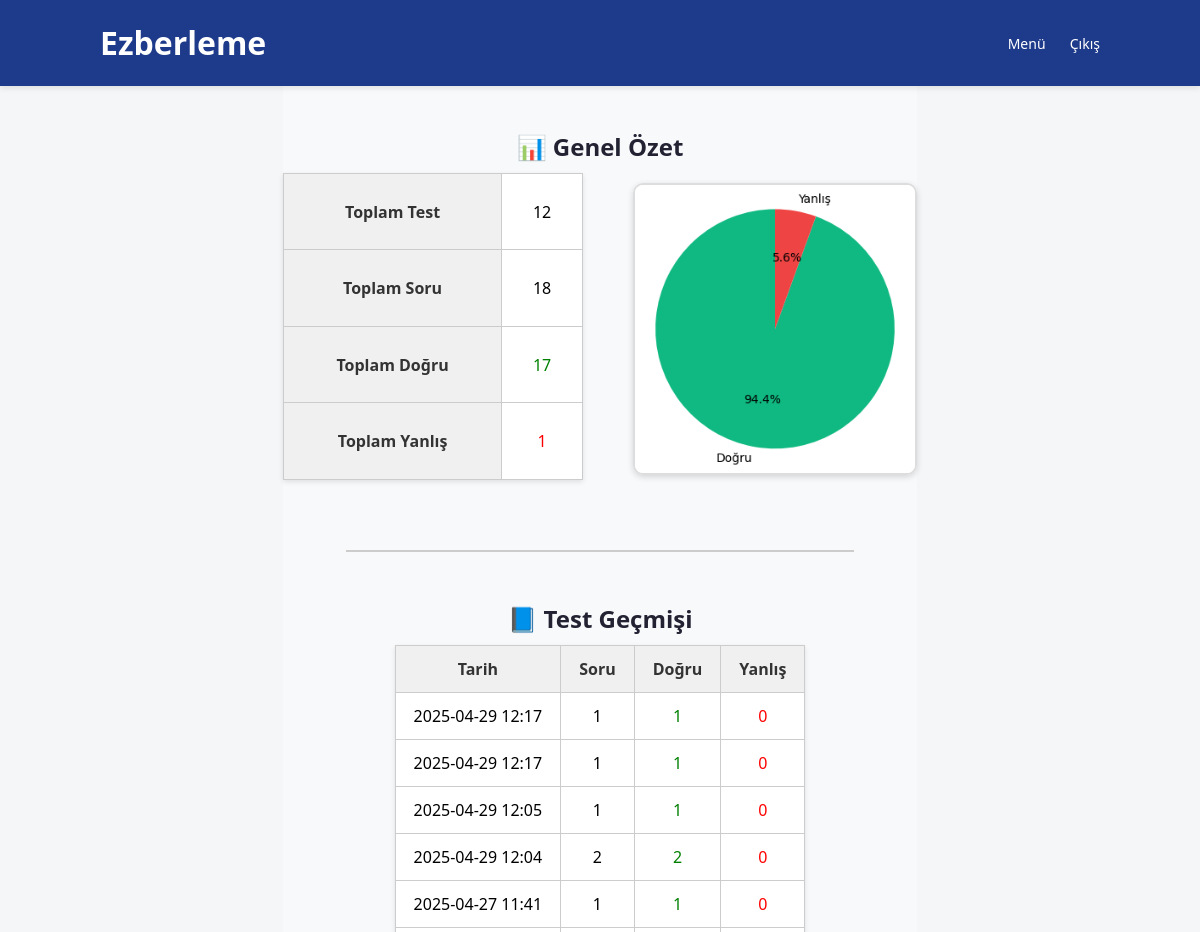
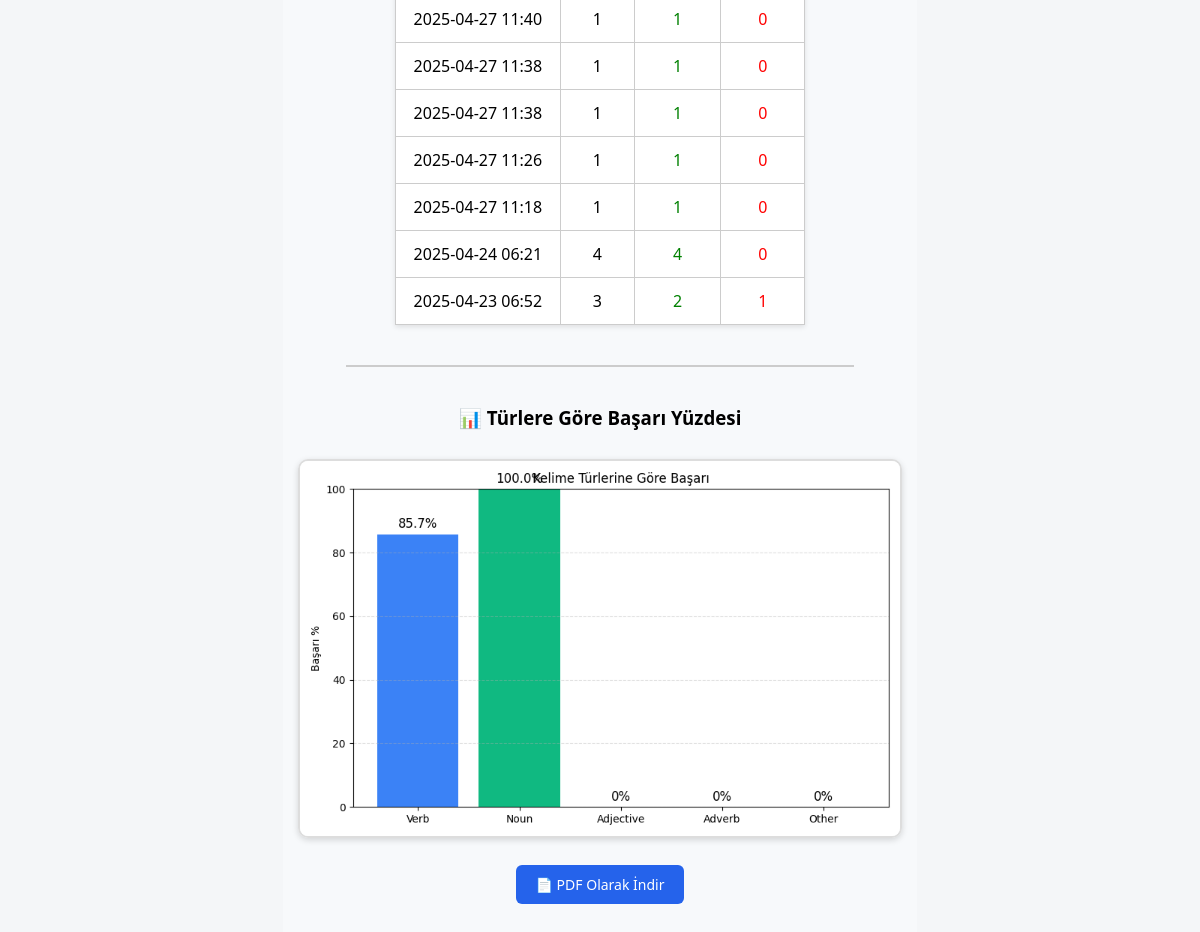
The app's page /analysis/ (signed in) with its own data (2 pictures, top to bottom).
### kelimeler/models.py (models this page shows, shortened)
class ExamResult(models.Model):
    user = models.ForeignKey(User, on_delete=models.CASCADE)
    date_taken = models.DateTimeField(auto_now_add=True)
    total_questions = models.IntegerField()
    verb_total = models.IntegerField(default=0)
    verb_correct = models.IntegerField(default=0)
    noun_total = models.IntegerField(default=0)
    noun_correct = models.IntegerField(default=0)
    adjective_total = models.IntegerField(default=0)
    adjective_correct = models.IntegerField(default=0)
    adverb_total = models.IntegerField(default=0)
    adverb_correct = models.IntegerField(default=0)
    other_total = models.IntegerField(default=0)
    other_correct = models.IntegerField(default=0)
    total_correct = models.IntegerField()
    total_wrong = models.IntegerField()

### kelimeler/views.py (the view)
# urls.py: path('analysis/', views.exam_analysis, name='exam_analysis'),
def exam_analysis(request):
    user_id = request.session.get("user_id")
    if not user_id:
        return redirect('login')
    results = ExamResult.objects.filter(user_id=user_id).order_by('-date_taken')
    totals = results.aggregate(
        total_questions=Sum('total_questions'),
        total_correct=Sum('total_correct'),
        total_wrong=Sum('total_wrong'),
        verb_total=Sum('verb_total'), verb_correct=Sum('verb_correct'),
        noun_total=Sum('noun_total'), noun_correct=Sum('noun_correct'),
        adjective_total=Sum('adjective_total'), adjective_correct=Sum('adjective_correct'),
        adverb_total=Sum('adverb_total'), adverb_correct=Sum('adverb_correct'),
        other_total=Sum('other_total'), other_correct=Sum('other_correct'),
    )
    correct = totals.get('total_correct') or 0
    wrong = totals.get('total_wrong') or 0
    pie_chart_base64 = ""
    if correct + wrong > 0:
        fig1, ax1 = plt.subplots(figsize=(4, 4))
        ax1.pie([correct, wrong], labels=["Doğru", "Yanlış"], colors=["#10B981", "#EF4444"],
                autopct='%1.1f%%', startangle=90)
        ax1.axis('equal')
        buffer1 = BytesIO()
        plt.savefig(buffer1, format='png', bbox_inches='tight')
        plt.close(fig1)
        pie_chart_base64 = base64.b64encode(buffer1.getvalue()).decode('utf-8')
    labels = ["Verb", "Noun", "Adjective", "Adverb", "Other"]
    corrects = [totals.get(f"{l.lower()}_correct") or 0 for l in labels]
    totals_list = [totals.get(f"{l.lower()}_total") or 0 for l in labels]
    percentages = [round((c / t) * 100, 1) if t > 0 else 0 for c, t in zip(corrects, totals_list)]
    fig2, ax2 = plt.subplots(figsize=(8, 5))
    bars = ax2.bar(labels, percentages, color=["#3B82F6", "#10B981", "#8B5CF6", "#F59E0B", "#6B7280"])
    for bar, pct in zip(bars, percentages):
        ax2.text(bar.get_x() + bar.get_width() / 2, bar.get_height() + 2, f"{pct}%", ha='center', fontsize=12)
    ax2.set_ylim(0, 100)
    ax2.set_ylabel("Başarı %")
    ax2.set_title("Kelime Türlerine Göre Başarı")
    ax2.grid(axis='y', linestyle='--', alpha=0.4)
    plt.tight_layout()
    buffer2 = BytesIO()
    plt.savefig(buffer2, format='png')
    plt.close(fig2)
    bar_chart_base64 = base64.b64encode(buffer2.getvalue()).decode('utf-8')
    return render(request, 'exam_analysis.html', {
        'results': results,
        'totals': totals,
        'pie_chart_base64': pie_chart_base64,
        'bar_chart_base64': bar_chart_base64
    })

### kelimeler/templates/exam_analysis.html (shortened to what this page needs)
{% extends 'base.html' %}
{% block content %}
<div class="analysis-container" style="padding-bottom:100px;">
    <h2>📊 Genel Özet</h2>
    <div class="summary-flex">
        <table class="analysis-table">
            <tr><th>Toplam Test</th><td>{{ results|length }}</td></tr>
            <tr><th>Toplam Soru</th><td>{{ totals.total_questions }}</td></tr>
            <tr><th>Toplam Doğru</th><td style="color:green;">{{ totals.total_correct }}</td></tr>
            <tr><th>Toplam Yanlış</th><td style="color:red;">{{ totals.total_wrong }}</td></tr>
        </table>
        <div class="chart-box">
            <img alt="Pie Chart" class="pie-chart-img" style="max-width: 280px;">
        </div>
    </div>
    <div class="section-divider"></div>
    <h2>📘 Test Geçmişi</h2>
    <table class="analysis-table">
        <tr>
            <th>Tarih</th>
            <th>Soru</th>
            <th>Doğru</th>
            <th>Yanlış</th>
        </tr>
        {% for result in results %}
        <tr>
            <td>{{ result.date_taken|date:"Y-m-d H:i" }}</td>
            <td>{{ result.total_questions }}</td>
            <td style="color:green;">{{ result.total_correct }}</td>
            <td style="color:red;">{{ result.total_wrong }}</td>
        </tr>
        {% endfor %}
    </table>
    <div class="section-divider"></div>
    <div class="chart-box">
        <h3>📊 Türlere Göre Başarı Yüzdesi</h3>
        <img alt="Bar Chart" class="pie-chart-img" style="max-width: 600px;">
    </div>
    <div style="margin-bottom: 30px;  margin-top: 30px;">
        <a href="{% url 'exam_analysis_pdf' %}" class="button" style="padding: 10px 20px; background-color: #2563eb; color: white; border-radius: 6px; text-decoration: none;">📄 PDF Olarak İndir</a>
    </div>
</div>
{% endblock %}

### kelimeler/templates/base.html (shortened to what this page needs)
{% load static %}
<!DOCTYPE html>
<html lang="tr">
<head>
    <link rel="stylesheet" href="{% static 'css/style.css' %}">
</head>
<body>
<header>
  <div class="header-container">
    <h1 class="logo">Ezberleme</h1>
    <nav>
        {% if request.session.username %}
          <a href="{% url 'menu' %}">Menü</a>
          <a href="{% url 'logout' %}">Çıkış</a>
        {% else %}
          <a href="{% url 'login' %}">Giriş</a>
          <a href="{% url 'register' %}">Kayıt</a>
        {% endif %}
    </nav>
  </div>
</header>
{% block content %}{% endblock %}
</body>
</html>

### static/css/style.css (style rules this page uses)
header { background-color: #1e3a8a; padding: 0px 0; color: white; box-shadow: 0 2px 6px rgba(0, 0, 0, 0.1); width: 100%; position: fixed; top: 0; z-index: 1000; }
.header-container { max-width: 1000px; margin: 0 auto; padding: 0 20px; display: flex; justify-content: space-between; align-items: center; }
nav a { color: white; text-decoration: none; margin-left: 20px; font-weight: 500; }
body { margin: 0; padding: 0; font-family: 'Segoe UI', Tahoma, Geneva, Verdana, sans-serif; background-color: #f4f6f8; display: flex; justify-content: center; align-items: center; min-height: 100vh; box-sizing: border-box; flex-direction: column; }
a { color: #2563eb; text-decoration: none; font-size: 14px; }
h2 { margin: 30px 0 10px; color: #223; }

### kelimeler/templates/exam_analysis.html (style rules this page uses)
.analysis-container { display: flex; flex-direction: column; align-items: center; padding-top: 100px; background-color: #f7f9fb; font-family: 'Segoe UI', sans-serif; }
h2 { margin: 30px 0 10px; color: #223; }
.summary-flex { display: flex; justify-content: center; gap: 50px; flex-wrap: wrap; margin-bottom: 30px; }
.chart-box { text-align: center; }
table.analysis-table { border-collapse: collapse; box-shadow: 0 2px 5px rgba(0,0,0,0.1); background-color: #fff; min-width: 300px; }
table.analysis-table th, table.analysis-table td { padding: 12px 18px; border: 1px solid #ccc; text-align: center; font-size: 16px; }
table.analysis-table th { background-color: #f0f0f0; font-weight: bold; color: #333; }
.section-divider { border-top: 2px solid #ccc; margin: 40px 0 20px; width: 80%; }
.pie-chart-img { max-width: 300px; border: 2px solid #ddd; border-radius: 10px; box-shadow: 0 2px 6px rgba(0,0,0,0.15); margin-top: 10px; }

### records on screen
ExamResult: date_taken "2025-04-29 12:17", total_questions "1", total_correct "1", total_wrong "0"
ExamResult: date_taken "2025-04-29 12:17", total_questions "1", total_correct "1", total_wrong "0"
ExamResult: date_taken "2025-04-29 12:05", total_questions "1", total_correct "1", total_wrong "0"
ExamResult: date_taken "2025-04-29 12:04", total_questions "2", total_correct "2", total_wrong "0"
ExamResult: date_taken "2025-04-27 11:41", total_questions "1", total_correct "1", total_wrong "0"
ExamResult: date_taken "2025-04-27 11:40", total_questions "1", total_correct "1", total_wrong "0"
ExamResult: date_taken "2025-04-27 11:38", total_questions "1", total_correct "1", total_wrong "0"
ExamResult: date_taken "2025-04-27 11:38", total_questions "1", total_correct "1", total_wrong "0"
ExamResult: date_taken "2025-04-27 11:26", total_questions "1", total_correct "1", total_wrong "0"
ExamResult: date_taken "2025-04-27 11:18", total_questions "1", total_correct "1", total_wrong "0"
ExamResult: date_taken "2025-04-24 06:21", total_questions "4", total_correct "4", total_wrong "0"
ExamResult: date_taken "2025-04-23 06:52", total_questions "3", total_correct "2", total_wrong "1"

### other values on screen
{{ results|length }} "12"
{{ totals.total_questions }} "18"
{{ totals.total_correct }} "17"
{{ totals.total_wrong }} "1"
